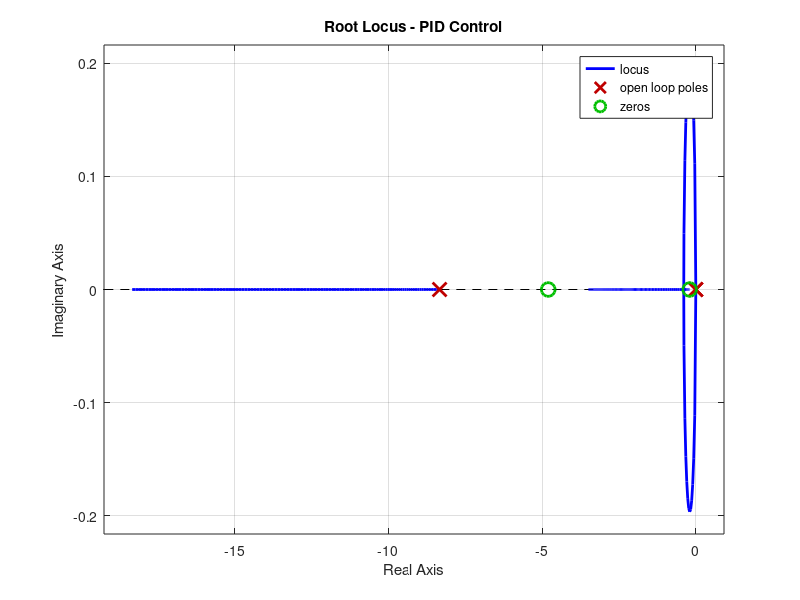

This chart was generated by the following MATLAB code: (Note: this script raises an error after producing the figure.)
s = tf('s');

K =  605/12;
T = 0.12;

G = 12*K/(s*(T*s+1));

C = ((s+4.8)*(s+0.2))/s;

rlocus(G*C)
title('Root Locus - PID Control')
sgrid(.5, 0)
sigrid(100)

%%

[k,p]=rlocfind(G*C)

%%



P = 5;
I = 1000;
D = 0.001;

syms x;
sol = solve(P*x+I+D*x^2==0,x)

sol = double(sol)

z1 = -sol(1);
z2 = -sol(2);
%%
C = (P*s+I+D*s^2)/s

%%
C = ((s+z1)*(s+z2))/s

%%
G = 12*K/(s*(T*s+1));

figure(2)
Ts = feedback(G*C*k,1);

step(Ts,10)